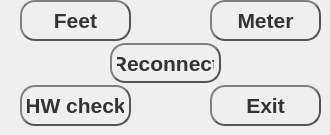
      <widget class="QWidget" name="tab_3">
       <attribute name="title">
        <string>Config</string>
       </attribute>
       <widget class="QPushButton" name="pushButton_19">
        <property name="geometry">
         <rect>
          <x>210</x>
          <y>85</y>
          <width>111</width>
          <height>41</height>
         </rect>
        </property>
        <property name="font">
         <font>
          <pointsize>16</pointsize>
          <bold>true</bold>
         </font>
        </property>
        <property name="styleSheet">
         <string notr="true">QPushButton {
color: #333;
border: 2px solid #555;
border-radius: 15px;
border-style: outset;
background: qradialgradient(
cx: 0.3, cy: -0.4, fx: 0.3, fy: -0.4,
radius: 1.35, stop: 0 #fff, stop: 1 #888
);
padding: 5px;
}

QPushButton:pressed {
    background-color: rgb(224, 0, 0);
    border-style: inset;
}</string>
        </property>
        <property name="text">
         <string>Exit</string>
        </property>
       </widget>
       <widget class="QPushButton" name="pushButton_off">
        <property name="geometry">
         <rect>
          <x>20</x>
          <y>85</y>
          <width>111</width>
          <height>41</height>
         </rect>
        </property>
        <property name="font">
         <font>
          <pointsize>16</pointsize>
          <bold>true</bold>
         </font>
        </property>
        <property name="styleSheet">
         <string notr="true">QPushButton {
color: #333;
border: 2px solid #555;
border-radius: 15px;
border-style: outset;
background: qradialgradient(
cx: 0.3, cy: -0.4, fx: 0.3, fy: -0.4,
radius: 1.35, stop: 0 #fff, stop: 1 #888
);
padding: 5px;
}

QPushButton:pressed {
    background-color: rgb(224, 0, 0);
    border-style: inset;
}</string>
        </property>
        <property name="text">
         <string>HW check</string>
        </property>
       </widget>
       <widget class="QPushButton" name="pushButton_12">
        <property name="geometry">
         <rect>
          <x>210</x>
          <y>0</y>
          <width>111</width>
          <height>41</height>
         </rect>
        </property>
        <property name="font">
         <font>
          <pointsize>16</pointsize>
          <bold>true</bold>
         </font>
        </property>
        <property name="styleSheet">
         <string notr="true">QPushButton {
color: #333;
border: 2px solid #555;
border-radius: 15px;
border-style: outset;
background: qradialgradient(
cx: 0.3, cy: -0.4, fx: 0.3, fy: -0.4,
radius: 1.35, stop: 0 #fff, stop: 1 #888
);
padding: 5px;
}

QPushButton:pressed {
    background-color: rgb(224, 0, 0);
    border-style: inset;
}</string>
        </property>
        <property name="text">
         <string>Meter</string>
        </property>
       </widget>
       <widget class="QPushButton" name="pushButton_13">
        <property name="geometry">
         <rect>
          <x>20</x>
          <y>0</y>
          <width>111</width>
          <height>41</height>
         </rect>
        </property>
        <property name="font">
         <font>
          <pointsize>16</pointsize>
          <bold>true</bold>
         </font>
        </property>
        <property name="styleSheet">
         <string notr="true">QPushButton {
color: #333;
border: 2px solid #555;
border-radius: 15px;
border-style: outset;
background: qradialgradient(
cx: 0.3, cy: -0.4, fx: 0.3, fy: -0.4,
radius: 1.35, stop: 0 #fff, stop: 1 #888
);
padding: 5px;
}

QPushButton:pressed {
    background-color: rgb(224, 0, 0);
    border-style: inset;
}</string>
        </property>
        <property name="text">
         <string>Feet</string>
        </property>
       </widget>
       <widget class="QPushButton" name="reconnect_now">
        <property name="geometry">
         <rect>
          <x>110</x>
          <y>43</y>
          <width>111</width>
          <height>40</height>
         </rect>
        </property>
        <property name="font">
         <font>
          <pointsize>16</pointsize>
          <bold>true</bold>
         </font>
        </property>
        <property name="styleSheet">
         <string notr="true">QPushButton {
color: #333;
border: 2px solid #555;
border-radius: 15px;
border-style: outset;
background: qradialgradient(
cx: 0.3, cy: -0.4, fx: 0.3, fy: -0.4,
radius: 1.35, stop: 0 #fff, stop: 1 #888
);
padding: 5px;
}

QPushButton:pressed {
    background-color: rgb(224, 0, 0);
    border-style: inset;
}</string>
        </property>
        <property name="text">
         <string>Reconnect</string>
        </property>
       </widget>
      </widget>
